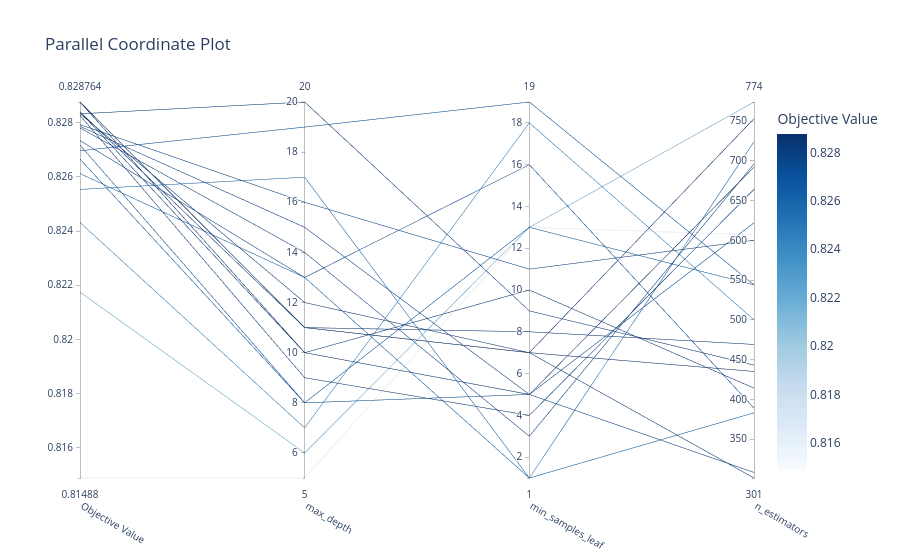

Notebook code for this chart:
### Code cell
# 2. Parallel Coordinates Plot
plot_parallel_coordinate(study2).show()

### Figure 1 — Plotly figure (JSON) as saved in the notebook; plotly's stock layout.template omitted (floating-point values rounded to 4 significant figures)
{"data": [{"dimensions": [{"label": "Objective Value", "range": [0.8149, 0.8288], "values": [0.8288, 0.8272, 0.8243, 0.827, 0.8284, 0.8217, 0.8267, 0.8149, 0.8279, 0.8255, 0.8261, 0.8283, 0.8288, 0.8288, 0.8278, 0.8284, 0.8283, 0.8279, 0.8273, 0.8283]}, {"label": "max_depth", "range": [5, 20], "values": [11, 8, 7, 19, 11, 6, 8, 5, 16, 17, 13, 12, 11, 10, 14, 10, 9, 15, 13, 20]}, {"label": "min_samples_leaf", "range": [1, 19], "values": [7, 5, 18, 19, 8, 13, 13, 13, 11, 1, 1, 7, 7, 5, 3, 10, 4, 5, 16, 9]}, {"label": "n_estimators", "range": [301, 774], "values": [753, 622, 500, 544, 469, 774, 544, 607, 600, 724, 383, 301, 435, 692, 696, 414, 664, 308, 389, 443]}], "labelangle": 30, "labelside": "bottom", "line": {"color": [0.8288, 0.8272, 0.8243, 0.827, 0.8284, 0.8217, 0.8267, 0.8149, 0.8279, 0.8255, 0.8261, 0.8283, 0.8288, 0.8288, 0.8278, 0.8284, 0.8283, 0.8279, 0.8273, 0.8283], "colorbar": {"title": {"text": "Objective Value"}}, "colorscale": [[0, "rgb(247,251,255)"], [0.125, "rgb(222,235,247)"], [0.25, "rgb(198,219,239)"], [0.375, "rgb(158,202,225)"], [0.5, "rgb(107,174,214)"], [0.625, "rgb(66,146,198)"], [0.75, "rgb(33,113,181)"], [0.875, "rgb(8,81,156)"], [1, "rgb(8,48,107)"]], "reversescale": false, "showscale": true}, "type": "parcoords"}], "layout": {"title": {"text": "Parallel Coordinate Plot"}}}
